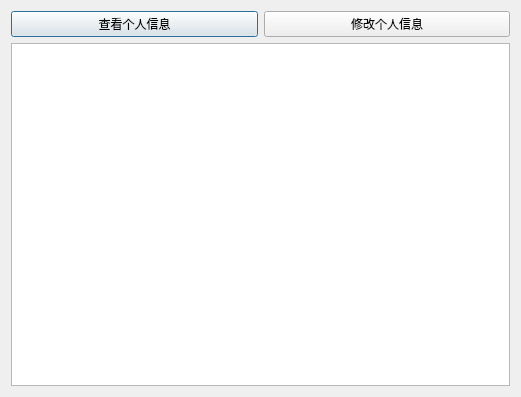
<?xml version="1.0" encoding="UTF-8"?>
<ui version="4.0">
 <class>teacell_teaInfo</class>
 <widget class="QDialog" name="teacell_teaInfo">
  <property name="geometry">
   <rect>
    <x>0</x>
    <y>0</y>
    <width>521</width>
    <height>397</height>
   </rect>
  </property>
  <property name="windowTitle">
   <string>Dialog</string>
  </property>
  <layout class="QGridLayout" name="gridLayout">
   <item row="0" column="0">
    <widget class="QPushButton" name="showMyinfo">
     <property name="text">
      <string>查看个人信息</string>
     </property>
    </widget>
   </item>
   <item row="0" column="1">
    <widget class="QPushButton" name="updateMyinfo">
     <property name="text">
      <string>修改个人信息</string>
     </property>
    </widget>
   </item>
   <item row="1" column="0" colspan="2">
    <widget class="QTableView" name="tableView"/>
   </item>
  </layout>
 </widget>
 <resources/>
 <connections/>
</ui>
